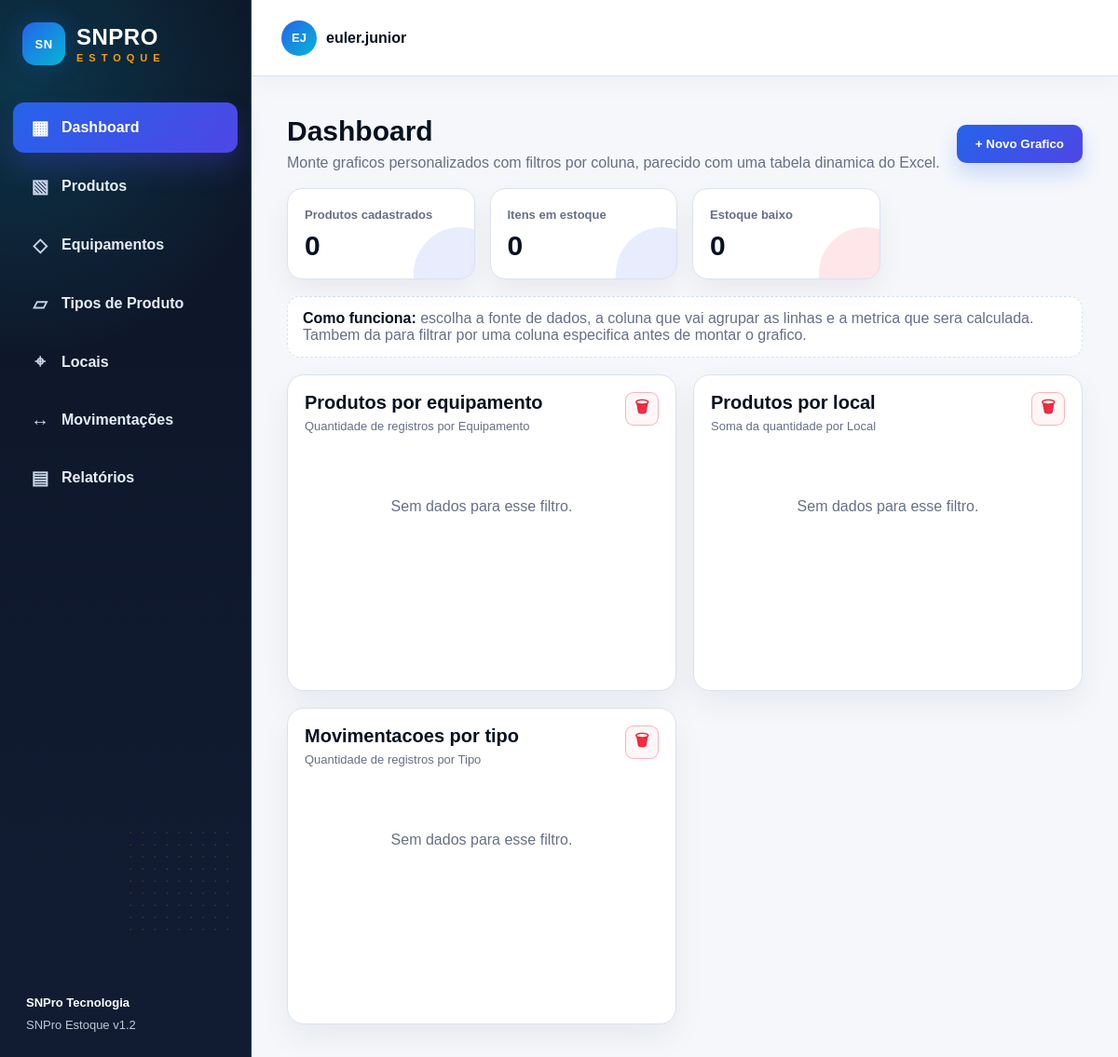
/dashboard, run on the app's committed database.
### app/models.py (models this page shows)
class DashboardGrafico(db.Model):
    __tablename__ = "dashboard_graficos"
    id = db.Column(db.Integer, primary_key=True)
    titulo = db.Column(db.String(120), nullable=False)
    fonte = db.Column(db.String(40), nullable=False, default="produtos")
    tipo_grafico = db.Column(db.String(20), nullable=False, default="barra")
    coluna_grupo = db.Column(db.String(60), nullable=False, default="equipamento")
    metrica = db.Column(db.String(60), nullable=False, default="contagem")
    filtro_coluna = db.Column(db.String(60), nullable=True)
    filtro_operador = db.Column(db.String(20), nullable=True)
    filtro_valor = db.Column(db.String(120), nullable=True)
    criado_em = db.Column(db.DateTime, nullable=False)

### app/routes.py (the view)
@main.route("/dashboard")
def dashboard():
    _garantir_equipamentos_padrao()
    _garantir_tipos_padrao()
    _garantir_locais_padrao()
    _garantir_graficos_padrao()
    graficos = DashboardGrafico.query.order_by(DashboardGrafico.criado_em.asc()).all()
    graficos_render = []
    for grafico in graficos:
        config = DASHBOARD_FONTES.get(grafico.fonte, DASHBOARD_FONTES["produtos"])
        metrica_label = config["metricas"].get(grafico.metrica, (grafico.metrica, None))[0]
        graficos_render.append({
            "obj": grafico,
            "dados": _dados_grafico(grafico),
            "metrica_label": metrica_label,
            "coluna_label": DASHBOARD_COLUNAS_LABEL.get(grafico.coluna_grupo, grafico.coluna_grupo),
        })
    return render_template(
        "dashboard.html",
        active_page="dashboard",
        resumo=_dashboard_resumo(),
        graficos=graficos_render,
        fontes=DASHBOARD_FONTES,
        colunas_label=DASHBOARD_COLUNAS_LABEL,
    )

### app/routes.py (called while the page is built, shortened)
def _garantir_equipamentos_padrao():
    if Equipamento.query.count() == 0:
        for nome, descricao in EQUIPAMENTOS_PADRAO:
            db.session.add(Equipamento(nome=nome, descricao=descricao, status="Ativo"))
        db.session.commit()

def _garantir_tipos_padrao():
    if TipoProduto.query.count() == 0:
        for nome, descricao in TIPOS_PRODUTO_PADRAO:
            db.session.add(TipoProduto(nome=nome, descricao=descricao, status="Ativo"))
        db.session.commit()

def _garantir_locais_padrao():
    if Local.query.count() == 0:
        for nome, endereco, descricao in LOCAIS_PADRAO:
            db.session.add(Local(nome=nome, endereco=endereco, descricao=descricao, status="Ativo"))
        db.session.commit()

def _aplicar_filtro_dashboard(query, config, grafico):
    coluna_nome = (grafico.filtro_coluna or "").strip()
    valor = (grafico.filtro_valor or "").strip()
    operador = grafico.filtro_operador or "contem"
    coluna = config["filtros"].get(coluna_nome)
    if not coluna_nome or coluna is None or valor == "":
        return query

def _dashboard_resumo():
    total_produtos = Produto.query.count()
    total_itens = db.session.query(func.coalesce(func.sum(Produto.quantidade), 0)).scalar() or 0
    baixo_estoque = Produto.query.filter(Produto.quantidade <= Produto.estoque_minimo).count()
    return {
        "total_produtos": total_produtos,
        "total_itens": int(total_itens),
        "baixo_estoque": baixo_estoque,
    }

def _limpar_graficos_antigos_de_valor():
    metricas_removidas = {"soma_valor_estoque", "media_ticket", "media_valor_unitario"}
    alterou = False
    for grafico in DashboardGrafico.query.all():
        if grafico.metrica in metricas_removidas or "valor" in (grafico.titulo or "").lower() or "ticket" in (grafico.titulo or "").lower():
            db.session.delete(grafico)
            alterou = True
    if alterou:
        db.session.commit()

def _garantir_graficos_padrao():
    _limpar_graficos_antigos_de_valor()

### app/templates/dashboard.html (shortened to what this page needs)
{% extends "base.html" %}
{% block content %}
<section class="page-header dashboard-header">
    <div>
        <h1>Dashboard</h1>
        <p>Monte graficos personalizados com filtros por coluna, parecido com uma tabela dinamica do Excel.</p>
    </div>
    <button class="btn-primary" type="button" onclick="openDashboardChartModal()">+ Novo Grafico</button>
</section>
<section class="kpi-grid">
    <div class="kpi-card">
        <span>Produtos cadastrados</span>
        <strong>{{ resumo.total_produtos }}</strong>
    </div>
    <div class="kpi-card">
        <span>Itens em estoque</span>
        <strong>{{ resumo.total_itens }}</strong>
    </div>
    <div class="kpi-card danger-kpi">
        <span>Estoque baixo</span>
        <strong>{{ resumo.baixo_estoque }}</strong>
    </div>
</section>
<section class="dashboard-help">
    <strong>Como funciona:</strong> escolha a fonte de dados, a coluna que vai agrupar as linhas e a metrica que sera calculada. Tambem da para filtrar por uma coluna especifica antes de montar o grafico.
</section>
<section class="charts-grid">
    {% for item in graficos %}
        {% set grafico = item.obj %}
        <article class="chart-card">
            <div class="chart-head">
                <div>
                    <h2>{{ grafico.titulo }}</h2>
                    <p>{{ item.metrica_label }} por {{ item.coluna_label }}</p>
                </div>
                <form method="post" action="{{ url_for('main.excluir_grafico_dashboard', grafico_id=grafico.id) }}" data-confirm-kind="grafico" data-confirm-article="este">
                    <button class="icon-btn danger" type="submit" title="Excluir grafico">🗑</button>
                </form>
            </div>
            {% if item.dados %}
                <div class="chart-area chart-{{ grafico.tipo_grafico }}" data-chart-type="{{ grafico.tipo_grafico }}" data-chart='{{ item.dados|tojson }}'></div>
            {% else %}
                <div class="empty chart-empty">Sem dados para esse filtro.</div>
            {% endif %}
        </article>
    {% endfor %}
</section>
{% endblock %}

### app/static/css/style.css (style rules this page uses)
:root { --snpro-ink: #07111f; --snpro-sidebar: #0d1526; --snpro-sidebar-2: #111c33; --snpro-blue: #2563eb; --snpro-cyan: #06b6d4; --snpro-violet: #4f46e5; --snpro-accent: #f59e0b; --snpro-bg: #f5f7fb; --snpro-card: #ffffff; --snpro-text: #111827; --snpro-muted: #667085; --snpro-border: #d9e2ef; --danger: #ef233c; }
* { box-sizing: border-box; }
body { margin: 0; font-family: Arial, sans-serif; background: var(--snpro-bg); color: var(--snpro-text); }
.page-header { display: flex; justify-content: space-between; align-items: center; padding: 42px 38px 24px; }
h1 { margin: 0; font-size: 30px; color: var(--snpro-ink); }
p { margin: 8px 0 0; color: var(--snpro-muted); }
.btn-primary { border: 0; background: linear-gradient(135deg, var(--snpro-blue), var(--snpro-violet)); color: white; padding: 13px 20px; border-radius: 10px; font-weight: 900; cursor: pointer; box-shadow: 0 12px 22px rgba(37,99,235,.20); }
.icon-btn { width: 36px; height: 36px; display: inline-flex; align-items: center; justify-content: center; border: 1px solid #cfe0f5; border-radius: 9px; background: #ffffff; cursor: pointer; font-size: 17px; font-weight: 900; transition: .15s ease; }
.icon-btn.danger { color: var(--danger); border-color: rgba(239,35,60,.32); background: #fff7f7; }
.empty { text-align: center; color: var(--snpro-muted); padding: 30px; }
.dashboard-header { padding-bottom: 18px; }
.kpi-grid { display: grid; grid-template-columns: repeat(4, minmax(160px, 1fr)); gap: 16px; padding: 0 38px 18px; }
.kpi-card { background: #ffffff; border: 1px solid var(--snpro-border); border-radius: 16px; padding: 18px; box-shadow: 0 12px 30px rgba(7,17,31,.06); position: relative; overflow: hidden; }
.kpi-card::after { content: ""; position: absolute; inset: auto -35px -45px auto; width: 100px; height: 100px; border-radius: 50%; background: linear-gradient(135deg, var(--snpro-blue), var(--snpro-violet)); opacity: .11; }
.kpi-card span { color: var(--snpro-muted); font-size: 13px; font-weight: 800; }
.kpi-card strong { display: block; margin-top: 8px; font-size: 30px; color: var(--snpro-ink); }
.danger-kpi::after { background: var(--danger); }
.dashboard-help { margin: 0 38px 18px; padding: 14px 16px; border-radius: 14px; border: 1px dashed var(--snpro-border); color: var(--snpro-muted); background: #fff; }
.dashboard-help strong { color: var(--snpro-ink); }
.charts-grid { display: grid; grid-template-columns: repeat(2, minmax(320px, 1fr)); gap: 18px; padding: 0 38px 38px; }
.chart-card { background: #ffffff; border: 1px solid var(--snpro-border); border-radius: 18px; box-shadow: 0 14px 34px rgba(7,17,31,.06); padding: 18px; min-height: 340px; }
.chart-head { display: flex; justify-content: space-between; gap: 14px; align-items: flex-start; margin-bottom: 18px; }
.chart-head h2 { margin: 0; font-size: 20px; color: var(--snpro-ink); }
.chart-head p { margin-top: 6px; font-size: 13px; }
:root { --chart-1: #2563eb; --chart-2: #7c3aed; --chart-3: #0891b2; --chart-4: #16a34a; --chart-5: #f59e0b; --chart-6: #ef233c; --chart-7: #475569; --chart-8: #db2777; }
.chart-empty { margin: 40px 0; }

### data on the page
DashboardGrafico: titulo "Produtos por equipamento", metrica_label "Quantidade de registros", coluna_label "Equipamento"
DashboardGrafico: titulo "Produtos por local", metrica_label "Soma da quantidade", coluna_label "Local"
DashboardGrafico: titulo "Movimentacoes por tipo", metrica_label "Quantidade de registros", coluna_label "Tipo"

### other printed values
{{ resumo.total_produtos }} "0"
{{ resumo.total_itens }} "0"
{{ resumo.baixo_estoque }} "0"
